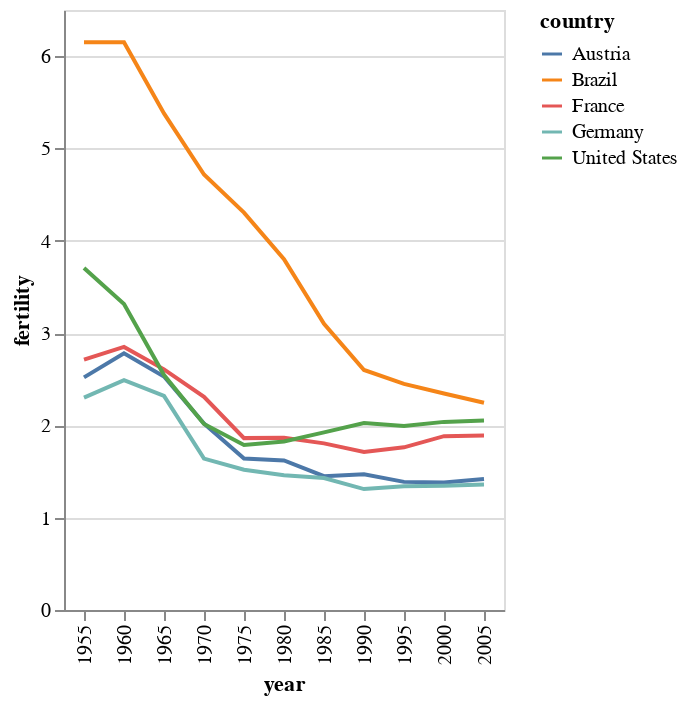

Write notebook code for a chart like this one.
### Markdown cell above
We can use color to split items by a categorical value. Below, we'll map the color channel to country name and when we use lines, we'll get a different color line for each country.

### Code cell
alt.Chart(data_5countries).mark_line().encode(
    x = 'year:O',
    y = 'fertility:Q',
    color = 'country:N'
)

### Figure 1 — Vega-Lite specification as saved in the notebook (floating-point values rounded to 4 significant figures)
{"config": {"view": {"continuousWidth": 400, "continuousHeight": 300}}, "data": {"name": "data-16fabee9eb2c07c0ca2e017ffefb6cb5"}, "mark": "line", "encoding": {"color": {"field": "country", "type": "nominal"}, "x": {"field": "year", "type": "ordinal"}, "y": {"field": "fertility", "type": "quantitative"}}, "$schema": "https://vega.github.io/schema/vega-lite/v4.17.0.json", "datasets": {"data-16fabee9eb2c07c0ca2e017ffefb6cb5": [{"year": 1955, "country": "Austria", "cluster": 1, "pop": 6946885, "life_expect": 67.48, "fertility": 2.52}, {"year": 1960, "country": "Austria", "cluster": 1, "pop": 7047437, "life_expect": 69.54, "fertility": 2.78}, {"year": 1965, "country": "Austria", "cluster": 1, "pop": 7270889, "life_expect": 70.14, "fertility": 2.53}, {"year": 1970, "country": "Austria", "cluster": 1, "pop": 7467086, "life_expect": 70.63, "fertility": 2.02}, {"year": 1975, "country": "Austria", "cluster": 1, "pop": 7578903, "life_expect": 72.17, "fertility": 1.64}, {"year": 1980, "country": "Austria", "cluster": 1, "pop": 7549433, "life_expect": 73.18, "fertility": 1.62}, {"year": 1985, "country": "Austria", "cluster": 1, "pop": 7559776, "life_expect": 74.94, "fertility": 1.45}, {"year": 1990, "country": "Austria", "cluster": 1, "pop": 7722953, "life_expect": 76.04, "fertility": 1.47}, {"year": 1995, "country": "Austria", "cluster": 1, "pop": 8047433, "life_expect": 77.51, "fertility": 1.388}, {"year": 2000, "country": "Austria", "cluster": 1, "pop": 8113413, "life_expect": 78.98, "fertility": 1.382}, {"year": 2005, "country": "Austria", "cluster": 1, "pop": 8184691, "life_expect": 79.83, "fertility": 1.42}, {"year": 1955, "country": "Brazil", "cluster": 3, "pop": 61773546, "life_expect": 53.28, "fertility": 6.15}, {"year": 1960, "country": "Brazil", "cluster": 3, "pop": 71694810, "life_expect": 55.66, "fertility": 6.15}, {"year": 1965, "country": "Brazil", "cluster": 3, "pop": 83092908, "life_expect": 57.63, "fertility": 5.38}, {"year": 1970, "country": "Brazil", "cluster": 3, "pop": 95684297, "life_expect": 59.5, "fertility": 4.718}, {"year": 1975, "country": "Brazil", "cluster": 3, "pop": 108823732, "life_expect": 61.49, "fertility": 4.305}, {"year": 1980, "country": "Brazil", "cluster": 3, "pop": 122958132, "life_expect": 63.34, "fertility": 3.8}, {"year": 1985, "country": "Brazil", "cluster": 3, "pop": 137302933, "life_expect": 65.2, "fertility": 3.1}, {"year": 1990, "country": "Brazil", "cluster": 3, "pop": 151083809, "life_expect": 67.06, "fertility": 2.6}, {"year": 1995, "country": "Brazil", "cluster": 3, "pop": 163542501, "life_expect": 69.39, "fertility": 2.45}, {"year": 2000, "country": "Brazil", "cluster": 3, "pop": 175552771, "life_expect": 71.01, "fertility": 2.345}, {"year": 2005, "country": "Brazil", "cluster": 3, "pop": 186112794, "life_expect": 72.39, "fertility": 2.245}, {"year": 1955, "country": "France", "cluster": 1, "pop": 43427669, "life_expect": 68.93, "fertility": 2.712}, {"year": 1960, "country": "France", "cluster": 1, "pop": 45670000, "life_expect": 70.51, "fertility": 2.85}, {"year": 1965, "country": "France", "cluster": 1, "pop": 48763000, "life_expect": 71.55, "fertility": 2.607}, {"year": 1970, "country": "France", "cluster": 1, "pop": 50787000, "life_expect": 72.38, "fertility": 2.31}, {"year": 1975, "country": "France", "cluster": 1, "pop": 52758427, "life_expect": 73.83, "fertility": 1.862}, {"year": 1980, "country": "France", "cluster": 1, "pop": 53869743, "life_expect": 74.89, "fertility": 1.866}, {"year": 1985, "country": "France", "cluster": 1, "pop": 55171224, "life_expect": 76.34, "fertility": 1.805}, {"year": 1990, "country": "France", "cluster": 1, "pop": 56735161, "life_expect": 77.46, "fertility": 1.713}, {"year": 1995, "country": "France", "cluster": 1, "pop": 58149727, "life_expect": 78.64, "fertility": 1.762}, {"year": 2000, "country": "France", "cluster": 1, "pop": 59381628, "life_expect": 79.59, "fertility": 1.883}, {"year": 2005, "country": "France", "cluster": 1, "pop": 60656178, "life_expect": 80.66, "fertility": 1.892}, {"year": 1955, "country": "Germany", "cluster": 1, "pop": 70195612, "life_expect": 69.1, "fertility": 2.3}, {"year": 1960, "country": "Germany", "cluster": 1, "pop": 72480869, "life_expect": 70.3, "fertility": 2.49}, {"year": 1965, "country": "Germany", "cluster": 1, "pop": 75638851, "life_expect": 70.8, "fertility": 2.32}, {"year": 1970, "country": "Germany", "cluster": 1, "pop": 77783164, "life_expect": 71.0, "fertility": 1.64}, {"year": 1975, "country": "Germany", "cluster": 1, "pop": 78682325, "life_expect": 72.5, "fertility": 1.52}, {"year": 1980, "country": "Germany", "cluster": 1, "pop": 78297904, "life_expect": 73.8, "fertility": 1.46}, {"year": 1985, "country": "Germany", "cluster": 1, "pop": 77684907, "life_expect": 74.85, "fertility": 1.43}, {"year": 1990, "country": "Germany", "cluster": 1, "pop": 79380394, "life_expect": 76.07, "fertility": 1.31}, {"year": 1995, "country": "Germany", "cluster": 1, "pop": 81653702, "life_expect": 77.34, "fertility": 1.34}, {"year": 2000, "country": "Germany", "cluster": 1, "pop": 82187909, "life_expect": 78.67, "fertility": 1.346}, {"year": 2005, "country": "Germany", "cluster": 1, "pop": 82431390, "life_expect": 79.41, "fertility": 1.36}, {"year": 1955, "country": "United States", "cluster": 3, "pop": 165931000, "life_expect": 69.49, "fertility": 3.706}, {"year": 1960, "country": "United States", "cluster": 3, "pop": 180671000, "life_expect": 70.21, "fertility": 3.314}, {"year": 1965, "country": "United States", "cluster": 3, "pop": 194303000, "life_expect": 70.76, "fertility": 2.545}, {"year": 1970, "country": "United States", "cluster": 3, "pop": 205052000, "life_expect": 71.34, "fertility": 2.016}, {"year": 1975, "country": "United States", "cluster": 3, "pop": 215973000, "life_expect": 73.38, "fertility": 1.788}, {"year": 1980, "country": "United States", "cluster": 3, "pop": 227726463, "life_expect": 74.65, "fertility": 1.825}, {"year": 1985, "country": "United States", "cluster": 3, "pop": 238466283, "life_expect": 75.02, "fertility": 1.924}, {"year": 1990, "country": "United States", "cluster": 3, "pop": 250131894, "life_expect": 76.09, "fertility": 2.025}, {"year": 1995, "country": "United States", "cluster": 3, "pop": 266557091, "life_expect": 76.81, "fertility": 1.994}, {"year": 2000, "country": "United States", "cluster": 3, "pop": 282338631, "life_expect": 77.31, "fertility": 2.038}, {"year": 2005, "country": "United States", "cluster": 3, "pop": 295734134, "life_expect": 78.24, "fertility": 2.054}]}}
